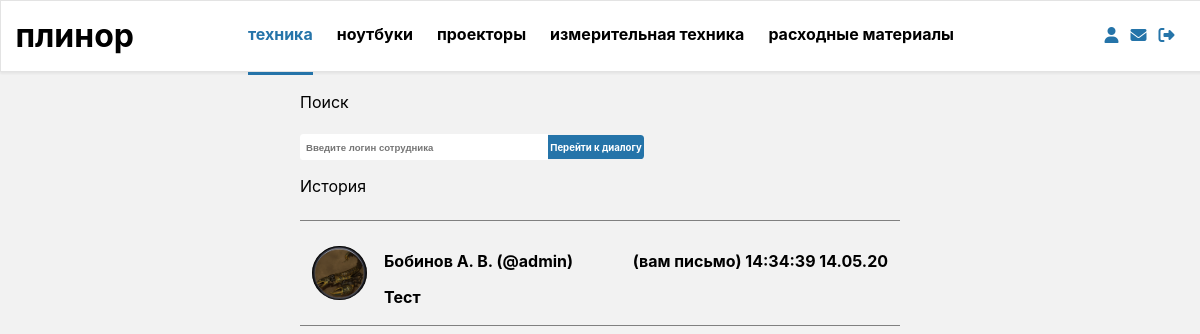
Screenshot of /mail (signed in) with the database file from the repository.
### tables this page shows
CREATE TABLE `message` (
  `id` int(11) NOT NULL,
  `id_author` int(11) NOT NULL,
  `id_reader` int(11) NOT NULL,
  `theme` text NOT NULL,
  `content` text NOT NULL,
  `mdate` int(11) NOT NULL,
  `status` int(11) NOT NULL
);

CREATE TABLE `users` (
  `id` int(11) NOT NULL,
  `login` text,
  `password` text,
  `r_name` text,
  `r_surname` text,
  `r_secname` text,
  `email` text,
  `mode` int(11) DEFAULT NULL,
  `avatar` text
);

### bizz/view/view_form.php (called while the page is built)
<?php
include "bizz/view/view_hat.php";
include "bizz/view/view_menu.php";
include "bizz/view/$content_view";

### bizz/core/view.php (called while the page is built)
<?php
class View
{
    function generate($content_view, $template_view, $data = null)
    {
        include 'bizz/view/'.$template_view;
    }
}

### bizz/controler/controller_mail.php (called while the page is built, shortened)
<?php
class Controller_mail extends Controller
{
    var $model_mail=NULL;
    public function __construct($way)
    {
        $this->model_mail = new Model_mail();
    }
    function action_index()
    {
        $data['list']=$this->model_mail->mess_list();
        $this->view->generate('view_mail.php', 'view_form.php',$data);
    }
}

### bizz/bootstrap.php (called while the page is built, shortened)
<?php
require_once 'core/mysql.php';
require_once 'core/model.php';
require_once 'core/view.php';
Route::start($routes);

### index.php (called while the page is built, shortened)
<?php
$routes = explode('/', $_SERVER['SERVER_NAME'].$_SERVER['REQUEST_URI']);
require_once 'bizz/bootstrap.php';

### bizz/core/model.php (called while the page is built, shortened)
<?php
class Model
{
    function __construct()
    {
        $this->db = new MySQL("localhost", "root","root","plinor");
    }
}

### bizz/model/model_mail.php (called while the page is built, shortened)
<?php
class Model_mail extends Model
{
    public function find_person()
    {
        $result = $this->db->query("SELECT id_user FROM hash WHERE hash='{$_COOKIE["hash"]}'");
        $myresult = mysqli_fetch_row($result);
        if (isset($myresult)) {
            $myresult = $this->db->query("SELECT * FROM users WHERE id='$myresult[0]'");
        }
        $myresult = mysqli_fetch_row($myresult);
        if (isset($myresult)) {
            return $myresult;
        }
    }
    public function mess_list(){
        $me=$this->find_person();
        $all_mess=array();
        $dialogs=array();
        $users=array();
        $form_user=array();
        $result=$this->db->query("SELECT DISTINCT id_author, id_reader FROM message where id_author='$me[0]' or id_reader='$me[0]'");
        while($row=mysqli_fetch_row($result)){
            $dialogs[]=$row;
        }
        for($j=0;$j<count($dialogs);$j++){
            for($i=0;$i<count($dialogs)-1;$i++){
                if(($dialogs[$i][0]==$dialogs[$i+1][1])&&($dialogs[$i][1]==$dialogs[$i+1][0])){
                    unset($dialogs[$i]);
                }
            }}
        foreach ($dialogs as $value){
            $myresult=$this->db->query("SELECT * FROM message where (id_author='$value[0]' and id_reader='$value[1]') or (id_author='$value[1]' and id_reader='$value[0]') ORDER by mdate DESC LIMIT 1");
            while($row=mysqli_fetch_row($myresult)){
                $all_mess[]=$row;
            }
            $userresult=$this->db->query("SELECT * FROM users where id='$value[0]' or id='$value[1]'");
            while($row=mysqli_fetch_row($userresult)){
                $users[$row[0]]=$row;
            }
        }
        foreach ($users as $value){
            $form_user[]=$value;
        }
        $users=array();
            foreach ($all_mess as $value){
                foreach ($form_user as $ulue){
                    if($ulue[0]==$value[1])
                        $value['aut']=$ulue;
                    if($ulue[0]==$value[2])
                        $value['red']=$ulue;
                }
                $users[]=$value;
            }
        $return[]=$me[0];
        $return[]=$users;
        return $return;
    }
}

### bizz/core/MySQL.php (called while the page is built)
<?php
class MySQL extends mysqli
{
    public static $request=array();
    public  function query($req,$resultmode = MYSQLI_STORE_RESULT){
        array_unshift(self::$request,$req);
        return parent::query($req);
    }
}

### bizz/view/view_mail.php (the view, shortened to what this page needs)
<article class="mail_art">
    <p>Поиск</p>
    <div class="mail_search">
        <form action="<?php echo URL_BASE;?>/mail/search" method="post">
        <input class="ent_ent mail_ss" type="text" name="search" placeholder="Введите логин сотрудника">
        <input type="submit" name="start_search" value="Перейти к диалогу" class="add_button mail_small">
        </form>
    </div>
    <p>История</p>
   <div class="mail_all">
       <?php for($i=0;$i<count($data['list'][1]);$i++):?>
<?php if($data['list'][0]==$data['list'][1][$i][1]):$flag='red';else:$flag='aut';endif;?>
    <a href="<?php echo URL_BASE;?>/mail/dialog/<?php echo $data['list'][1][$i][$flag][0];?>">
       <div class="mail_dialog">
           <img src="<?php echo URL_BASE."/".$data['list'][1][$i][$flag][8];?>" class="mail_photo">
           <div>
               <div class="row mail_hat">
                   <p><?php echo $data['list'][1][$i][$flag][4]." ".mb_substr($data['list'][1][$i][$flag][3], 0, 1).". ".mb_substr($data['list'][1][$i][$flag][5], 0, 1).". (@".$data['list'][1][$i][$flag][1].")"?></p>
                   <p class="mail_date"><?php if($flag=='red'):echo "(ваше письмо)  "; else: echo "(вам письмо)  "; endif; echo date('H:i:s d.m.y',$data['list'][1][$i][5]);?></p>
               </div>
               <p class="mail_message"><?php echo $data['list'][1][$i][4];?></p>
           </div>
    </div>
    </a>
       <?php endfor;?>
   </div>
</article>

### css/landing.css (style rules this page uses)
html { height: 100%; margin: 0; padding: 0; }
article { margin: 0 auto; margin-top: 70px; position: relative; width: 65vw; padding: 0.5vw 1vw; display: flex; flex-direction: column; font-family: -apple-system, BlinkMacSystemFont, "Segoe UI", Roboto, "Helvetica Neue", Arial, "Noto Sans", serif; height: 100%; }
article div { margin: 0.5vw 0vw 0 0; }
a { font-weight: 700; text-decoration: none; color: black; }

### css/enter.css (style rules this page uses)
.ent_ent { height: 2vw; }

### css/menu.css (style rules this page uses)
body { font-family: PF Regal, PF Regal Text Pro, Georgia, serif; margin: 0 0; background: rgb(242, 242, 242); overflow-x: hidden; }

### css/art_man.css (style rules this page uses)
.add_button { color: white; background: #2574A9; font-family: -apple-system, BlinkMacSystemFont, "Segoe UI", Roboto, "Helvetica Neue", Arial, "Noto Sans", serif; font-size: 16px; font-weight: 500; border: 0; border-radius: 4px; width: 200px; height: 32px; margin: 0 1vw; }

### css/cabinet.css (style rules this page uses)
.row { display: flex; flex-direction: row; }

### css/mail.css (style rules this page uses)
.mail_art { width: 50%; }
.mail_art input { font-weight: bold; border: 0; border-radius: 0.3vw; font-size: 0.8vw; }
.mail_all { margin: 0; }
.mail_dialog { display: flex; flex-direction: row; align-items: center; padding:0.5vw 1vw; position: relative; }
.mail_dialog div { margin: 0; }
.mail_photo { background: gray; width: 5vw; height: 4.5vw; border-radius: 50%; margin-right: 3%; }
.mail_hat { width: 42vw; justify-content: space-between; }
.mail_message { margin: 0; height: 2vw; }
.mail_search { letter-spacing : -.36em; }
.mail_art .mail_small { width: 8vw; height: 2vw; margin-left: 0; border-radius: 0; padding: 0; border-top-right-radius: 0.3vw; border-bottom-right-radius:0.3vw; display: inline-block; }
.mail_art .mail_ss { width: 20vw; height: 2vw; margin-left: 0; border-radius: 0; border-top-left-radius: 0.3vw; border-bottom-left-radius:0.3vw; display: inline-block; padding-left: 0.5vw; }

### rows the page displays
message: id_author.avatar (picture), id_author.r_surname "Бобинов", id_author.r_name "А", id_author.r_secname "В", id_author.login "admin", shows "(вам письмо)", mdate "14:34:39 14.05.20", content "Тест"
